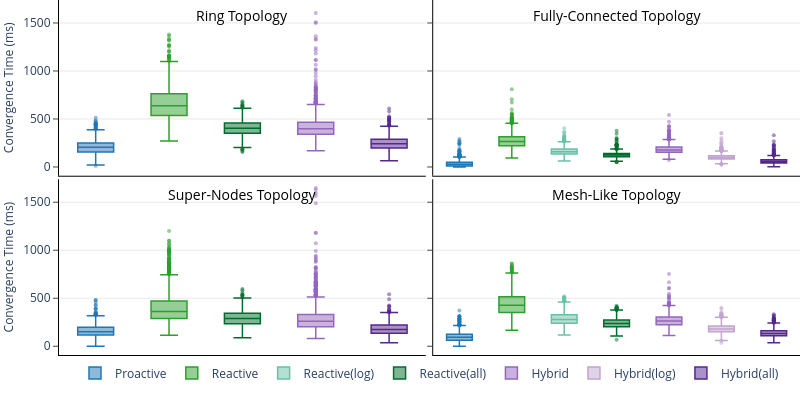

The cell this chart's notebook holds for it:
### Code cell
import plotly.graph_objects as go
from plotly.subplots import make_subplots


networks = ["ring", "full", "super_nodes", "sparse"]
strategies = ["push_one", "pull_one", "pull_log", "pull_full", 
              "pushpull_one", "pushpull_log", "pushpull_full"]

color_map = {
    "push_one": "#1f77b4",      # blue
    "pull_one": "#2ca02c",      # green
    "pull_log": "#66c2a5",      # lighter green
    "pull_full": "#006d2c",     # dark green
    "pushpull_one": "#9467bd",  # purple
    "pushpull_log": "#c2a5cf",  # light purple
    "pushpull_full": "#54278f"  # deep purple
}

legend_names = {
    "push_one": "Proactive",
    "pull_one": "Reactive",
    "pull_log": "Reactive(log)",
    "pull_full": "Reactive(all)",
    "pushpull_one": "Hybrid",
    "pushpull_log": "Hybrid(log)",
    "pushpull_full": "Hybrid(all)",
}

network_names = {
    "ring": "Ring Topology",
    "full": "Fully-Connected Topology",
    "super_nodes": "Super-Nodes Topology",
    "sparse": "Mesh-Like Topology",
}

fig = make_subplots(
    rows=2, cols=2,
    shared_yaxes=True,
    horizontal_spacing=0.01,
    vertical_spacing=0.01
)

subplot_pos = {
    "ring": (1, 1),
    "full": (1, 2),
    "super_nodes": (2, 1),
    "sparse": (2, 2)
}

for network in networks:
    row, col = subplot_pos[network]

    for strategy in strategies:
        if network in ["ring", "super_nodes"] and strategy in ["pull_log", "pushpull_log"]:
            continue

        all_runs_res = []
        for run in range(1, 6):
            all_runs_res += get_convergence_times(
                f"../benchmarks/exp_network_{network}_100_{strategy}_run{run}"
            )
        convergence_times_mikros = [v["time_difference(us)"] / 1000 for v in all_runs_res]

        fig.add_trace(
            go.Box(
                y=convergence_times_mikros,
                name=legend_names[strategy],
                marker=dict(size=4, opacity=0.5, color=color_map[strategy]),
                showlegend=(network == "full"),  # legend only in top-right subplot
                line=dict(width=1.5),
            ),
            row=row, col=col
        )

    # Remove x-axis labels
    fig.update_xaxes(showticklabels=False, row=row, col=col)

    if col == 1:
        fig.update_yaxes(title_text="Convergence Time (ms)", row=row, col=col, title_font=dict(size=12))

    # Plot heading
    fig.add_annotation(
        text=network_names[network],
        xref=f"x{2 if (row,col) != (1,1) else ''} domain",
        yref=f"y{2 if (row,col) != (1,1) else ''} domain",
        x=0.5, y=0.98,  # centered near top
        showarrow=False,
        font=dict(size=14, color="black"),
        row=row, col=col
    ) 


for axis in fig.layout:
    if axis.startswith('yaxis') and axis != 'yaxis':
        fig.layout[axis].update(matches='y')

# Layout tweaks
fig.update_layout(
    height=400, width=800,
    legend=dict(
        font=dict(size=12),
        orientation="h",
        y=-0.01,
        x=0.5,
        xanchor="center",
    ),
    margin=dict(l=0, r=0, t=0, b=45),
    paper_bgcolor="rgba(0,0,0,0)",
    plot_bgcolor="rgba(0,0,0,0)",
)
fig.update_xaxes(showline=True, linewidth=1, linecolor="black", ticks=None, tickfont=dict(size=12))
fig.update_yaxes(showline=True, linewidth=1, linecolor="black", ticks="outside", gridcolor="lightgray", gridwidth=0.5, tickfont=dict(size=12))

fig.write_image("./covergence_times.pdf", "pdf", width=800, height=400)
fig.show()

### Figure 1 — Plotly figure (JSON) as saved in the notebook; plotly's stock layout.template omitted (floating-point values rounded to 4 significant figures; data arrays with more than 128 entries replaced by an {"elided": "..."} marker saying what was removed)
{"data": [{"line": {"width": 1.5}, "marker": {"color": "#1f77b4", "opacity": 0.5, "size": 4}, "name": "Proactive", "showlegend": false, "type": "box", "xaxis": "x", "y": {"elided": "1500 float values"}, "yaxis": "y"}, {"line": {"width": 1.5}, "marker": {"color": "#2ca02c", "opacity": 0.5, "size": 4}, "name": "Reactive", "showlegend": false, "type": "box", "xaxis": "x", "y": {"elided": "1500 float values"}, "yaxis": "y"}, {"line": {"width": 1.5}, "marker": {"color": "#006d2c", "opacity": 0.5, "size": 4}, "name": "Reactive(all)", "showlegend": false, "type": "box", "xaxis": "x", "y": {"elided": "1500 float values"}, "yaxis": "y"}, {"line": {"width": 1.5}, "marker": {"color": "#9467bd", "opacity": 0.5, "size": 4}, "name": "Hybrid", "showlegend": false, "type": "box", "xaxis": "x", "y": {"elided": "1500 float values"}, "yaxis": "y"}, {"line": {"width": 1.5}, "marker": {"color": "#54278f", "opacity": 0.5, "size": 4}, "name": "Hybrid(all)", "showlegend": false, "type": "box", "xaxis": "x", "y": {"elided": "1500 float values"}, "yaxis": "y"}, {"line": {"width": 1.5}, "marker": {"color": "#1f77b4", "opacity": 0.5, "size": 4}, "name": "Proactive", "showlegend": true, "type": "box", "xaxis": "x2", "y": {"elided": "1500 float values"}, "yaxis": "y2"}, {"line": {"width": 1.5}, "marker": {"color": "#2ca02c", "opacity": 0.5, "size": 4}, "name": "Reactive", "showlegend": true, "type": "box", "xaxis": "x2", "y": {"elided": "1500 float values"}, "yaxis": "y2"}, {"line": {"width": 1.5}, "marker": {"color": "#66c2a5", "opacity": 0.5, "size": 4}, "name": "Reactive(log)", "showlegend": true, "type": "box", "xaxis": "x2", "y": {"elided": "1500 float values"}, "yaxis": "y2"}, {"line": {"width": 1.5}, "marker": {"color": "#006d2c", "opacity": 0.5, "size": 4}, "name": "Reactive(all)", "showlegend": true, "type": "box", "xaxis": "x2", "y": {"elided": "1500 float values"}, "yaxis": "y2"}, {"line": {"width": 1.5}, "marker": {"color": "#9467bd", "opacity": 0.5, "size": 4}, "name": "Hybrid", "showlegend": true, "type": "box", "xaxis": "x2", "y": {"elided": "1500 float values"}, "yaxis": "y2"}, {"line": {"width": 1.5}, "marker": {"color": "#c2a5cf", "opacity": 0.5, "size": 4}, "name": "Hybrid(log)", "showlegend": true, "type": "box", "xaxis": "x2", "y": {"elided": "1500 float values"}, "yaxis": "y2"}, {"line": {"width": 1.5}, "marker": {"color": "#54278f", "opacity": 0.5, "size": 4}, "name": "Hybrid(all)", "showlegend": true, "type": "box", "xaxis": "x2", "y": {"elided": "1500 float values"}, "yaxis": "y2"}, {"line": {"width": 1.5}, "marker": {"color": "#1f77b4", "opacity": 0.5, "size": 4}, "name": "Proactive", "showlegend": false, "type": "box", "xaxis": "x3", "y": {"elided": "1500 float values"}, "yaxis": "y3"}, {"line": {"width": 1.5}, "marker": {"color": "#2ca02c", "opacity": 0.5, "size": 4}, "name": "Reactive", "showlegend": false, "type": "box", "xaxis": "x3", "y": {"elided": "1500 float values"}, "yaxis": "y3"}, {"line": {"width": 1.5}, "marker": {"color": "#006d2c", "opacity": 0.5, "size": 4}, "name": "Reactive(all)", "showlegend": false, "type": "box", "xaxis": "x3", "y": {"elided": "1500 float values"}, "yaxis": "y3"}, {"line": {"width": 1.5}, "marker": {"color": "#9467bd", "opacity": 0.5, "size": 4}, "name": "Hybrid", "showlegend": false, "type": "box", "xaxis": "x3", "y": {"elided": "1500 float values"}, "yaxis": "y3"}, {"line": {"width": 1.5}, "marker": {"color": "#54278f", "opacity": 0.5, "size": 4}, "name": "Hybrid(all)", "showlegend": false, "type": "box", "xaxis": "x3", "y": {"elided": "1500 float values"}, "yaxis": "y3"}, {"line": {"width": 1.5}, "marker": {"color": "#1f77b4", "opacity": 0.5, "size": 4}, "name": "Proactive", "showlegend": false, "type": "box", "xaxis": "x4", "y": {"elided": "1500 float values"}, "yaxis": "y4"}, {"line": {"width": 1.5}, "marker": {"color": "#2ca02c", "opacity": 0.5, "size": 4}, "name": "Reactive", "showlegend": false, "type": "box", "xaxis": "x4", "y": {"elided": "1500 float values"}, "yaxis": "y4"}, {"line": {"width": 1.5}, "marker": {"color": "#66c2a5", "opacity": 0.5, "size": 4}, "name": "Reactive(log)", "showlegend": false, "type": "box", "xaxis": "x4", "y": {"elided": "1500 float values"}, "yaxis": "y4"}, {"line": {"width": 1.5}, "marker": {"color": "#006d2c", "opacity": 0.5, "size": 4}, "name": "Reactive(all)", "showlegend": false, "type": "box", "xaxis": "x4", "y": {"elided": "1500 float values"}, "yaxis": "y4"}, {"line": {"width": 1.5}, "marker": {"color": "#9467bd", "opacity": 0.5, "size": 4}, "name": "Hybrid", "showlegend": false, "type": "box", "xaxis": "x4", "y": {"elided": "1500 float values"}, "yaxis": "y4"}, {"line": {"width": 1.5}, "marker": {"color": "#c2a5cf", "opacity": 0.5, "size": 4}, "name": "Hybrid(log)", "showlegend": false, "type": "box", "xaxis": "x4", "y": {"elided": "1500 float values"}, "yaxis": "y4"}, {"line": {"width": 1.5}, "marker": {"color": "#54278f", "opacity": 0.5, "size": 4}, "name": "Hybrid(all)", "showlegend": false, "type": "box", "xaxis": "x4", "y": {"elided": "1500 float values"}, "yaxis": "y4"}], "layout": {"annotations": [{"font": {"color": "black", "size": 14}, "showarrow": false, "text": "Ring Topology", "x": 0.5, "xref": "x domain", "y": 0.98, "yref": "y domain"}, {"font": {"color": "black", "size": 14}, "showarrow": false, "text": "Fully-Connected Topology", "x": 0.5, "xref": "x2 domain", "y": 0.98, "yref": "y2 domain"}, {"font": {"color": "black", "size": 14}, "showarrow": false, "text": "Super-Nodes Topology", "x": 0.5, "xref": "x3 domain", "y": 0.98, "yref": "y3 domain"}, {"font": {"color": "black", "size": 14}, "showarrow": false, "text": "Mesh-Like Topology", "x": 0.5, "xref": "x4 domain", "y": 0.98, "yref": "y4 domain"}], "height": 400, "legend": {"font": {"size": 12}, "orientation": "h", "x": 0.5, "xanchor": "center", "y": -0.01}, "margin": {"b": 45, "l": 0, "r": 0, "t": 0}, "paper_bgcolor": "rgba(0,0,0,0)", "plot_bgcolor": "rgba(0,0,0,0)", "width": 800, "xaxis": {"anchor": "y", "domain": [0, 0.495], "linecolor": "black", "linewidth": 1, "showline": true, "showticklabels": false, "tickfont": {"size": 12}}, "xaxis2": {"anchor": "y2", "domain": [0.505, 1], "linecolor": "black", "linewidth": 1, "showline": true, "showticklabels": false, "tickfont": {"size": 12}}, "xaxis3": {"anchor": "y3", "domain": [0, 0.495], "linecolor": "black", "linewidth": 1, "showline": true, "showticklabels": false, "tickfont": {"size": 12}}, "xaxis4": {"anchor": "y4", "domain": [0.505, 1], "linecolor": "black", "linewidth": 1, "showline": true, "showticklabels": false, "tickfont": {"size": 12}}, "yaxis": {"anchor": "x", "domain": [0.505, 1], "gridcolor": "lightgray", "gridwidth": 0.5, "linecolor": "black", "linewidth": 1, "showline": true, "tickfont": {"size": 12}, "ticks": "outside", "title": {"font": {"size": 12}, "text": "Convergence Time (ms)"}}, "yaxis2": {"anchor": "x2", "domain": [0.505, 1], "gridcolor": "lightgray", "gridwidth": 0.5, "linecolor": "black", "linewidth": 1, "matches": "y", "showline": true, "showticklabels": false, "tickfont": {"size": 12}, "ticks": "outside"}, "yaxis3": {"anchor": "x3", "domain": [0, 0.495], "gridcolor": "lightgray", "gridwidth": 0.5, "linecolor": "black", "linewidth": 1, "matches": "y", "showline": true, "tickfont": {"size": 12}, "ticks": "outside", "title": {"font": {"size": 12}, "text": "Convergence Time (ms)"}}, "yaxis4": {"anchor": "x4", "domain": [0, 0.495], "gridcolor": "lightgray", "gridwidth": 0.5, "linecolor": "black", "linewidth": 1, "matches": "y", "showline": true, "showticklabels": false, "tickfont": {"size": 12}, "ticks": "outside"}}}
